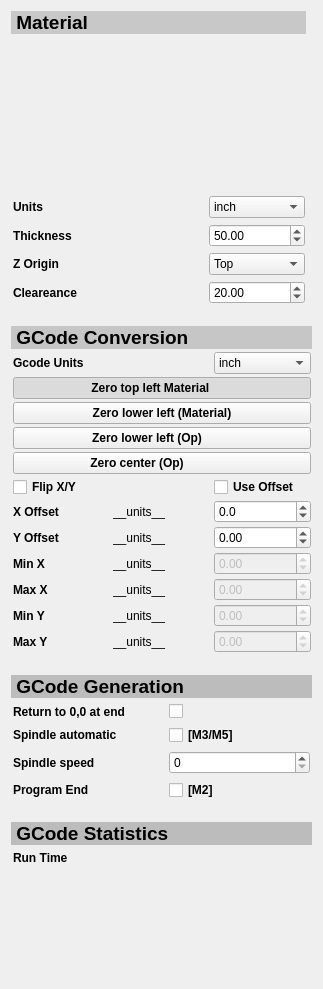
      <widget class="QWidget" name="scrollAreaWidgetContents_2">
       <property name="geometry">
        <rect>
         <x>0</x>
         <y>0</y>
         <width>323</width>
         <height>989</height>
        </rect>
       </property>
       <layout class="QVBoxLayout" name="verticalLayout_5" stretch="0,0,0,0,1">
        <property name="spacing">
         <number>22</number>
        </property>
        <item>
         <layout class="QVBoxLayout" name="verticalLayoutMaterial">
          <property name="spacing">
           <number>6</number>
          </property>
          <property name="rightMargin">
           <number>6</number>
          </property>
          <item>
           <widget class="QLabel" name="labelMaterial">
            <property name="font">
             <font>
              <pointsize>14</pointsize>
              <bold>true</bold>
             </font>
            </property>
            <property name="styleSheet">
             <string notr="true">background-color: rgb(200, 200, 200);</string>
            </property>
            <property name="text">
             <string> Material</string>
            </property>
           </widget>
          </item>
          <item>
           <layout class="QHBoxLayout" name="horizontalLayout_6">
            <item>
             <spacer name="horizontalSpacer_3">
              <property name="orientation">
               <enum>Qt::Orientation::Horizontal</enum>
              </property>
              <property name="sizeHint" stdset="0">
               <size>
                <width>40</width>
                <height>20</height>
               </size>
              </property>
             </spacer>
            </item>
            <item>
             <widget class="QWidget" name="widget_display_material" native="true">
              <property name="minimumSize">
               <size>
                <width>200</width>
                <height>150</height>
               </size>
              </property>
              <property name="maximumSize">
               <size>
                <width>200</width>
                <height>150</height>
               </size>
              </property>
             </widget>
            </item>
            <item>
             <spacer name="horizontalSpacer_4">
              <property name="orientation">
               <enum>Qt::Orientation::Horizontal</enum>
              </property>
              <property name="sizeHint" stdset="0">
               <size>
                <width>40</width>
                <height>20</height>
               </size>
              </property>
             </spacer>
            </item>
           </layout>
          </item>
          <item>
           <layout class="QGridLayout" name="gridLayout_2">
            <property name="sizeConstraint">
             <enum>QLayout::SizeConstraint::SetNoConstraint</enum>
            </property>
            <property name="leftMargin">
             <number>2</number>
            </property>
            <property name="rightMargin">
             <number>1</number>
            </property>
            <item row="0" column="0">
             <widget class="QLabel" name="label_Material_Units">
              <property name="font">
               <font>
                <bold>true</bold>
               </font>
              </property>
              <property name="text">
               <string>Units</string>
              </property>
             </widget>
            </item>
            <item row="0" column="1">
             <widget class="QComboBox" name="Material_Units">
              <item>
               <property name="text">
                <string>inch</string>
               </property>
              </item>
              <item>
               <property name="text">
                <string>mm</string>
               </property>
              </item>
             </widget>
            </item>
            <item row="1" column="0">
             <widget class="QLabel" name="label_Material_Thickness">
              <property name="font">
               <font>
                <bold>true</bold>
               </font>
              </property>
              <property name="text">
               <string>Thickness</string>
              </property>
             </widget>
            </item>
            <item row="1" column="1">
             <widget class="QDoubleSpinBox" name="Material_Thickness">
              <property name="sizePolicy">
               <sizepolicy hsizetype="Preferred" vsizetype="Fixed">
                <horstretch>1</horstretch>
                <verstretch>0</verstretch>
               </sizepolicy>
              </property>
              <property name="maximum">
               <double>100.000000000000000</double>
              </property>
              <property name="value">
               <double>50.000000000000000</double>
              </property>
             </widget>
            </item>
            <item row="2" column="0">
             <widget class="QLabel" name="label_Material_ZOrigin">
              <property name="font">
               <font>
                <bold>true</bold>
               </font>
              </property>
              <property name="text">
               <string>Z Origin</string>
              </property>
             </widget>
            </item>
            <item row="2" column="1">
             <widget class="QComboBox" name="Material_ZOrigin">
              <property name="frame">
               <bool>true</bool>
              </property>
              <item>
               <property name="text">
                <string>Top</string>
               </property>
              </item>
              <item>
               <property name="text">
                <string>Bottom</string>
               </property>
              </item>
             </widget>
            </item>
            <item row="3" column="0">
             <widget class="QLabel" name="label_Material_Clearance">
              <property name="minimumSize">
               <size>
                <width>190</width>
                <height>0</height>
               </size>
              </property>
              <property name="font">
               <font>
                <bold>true</bold>
               </font>
              </property>
              <property name="text">
               <string>Cleareance    </string>
              </property>
              <property name="alignment">
               <set>Qt::AlignmentFlag::AlignLeading|Qt::AlignmentFlag::AlignLeft|Qt::AlignmentFlag::AlignVCenter</set>
              </property>
             </widget>
            </item>
            <item row="3" column="1">
             <widget class="QDoubleSpinBox" name="Material_Clearance">
              <property name="maximum">
               <double>100.000000000000000</double>
              </property>
              <property name="value">
               <double>20.000000000000000</double>
              </property>
             </widget>
            </item>
           </layout>
          </item>
         </layout>
        </item>
        <item>
         <layout class="QVBoxLayout" name="verticalLayoutGCodeConversion" stretch="0,0">
          <property name="spacing">
           <number>3</number>
          </property>
          <item>
           <widget class="QLabel" name="label_GCcodeConversion">
            <property name="font">
             <font>
              <pointsize>14</pointsize>
              <bold>true</bold>
             </font>
            </property>
            <property name="styleSheet">
             <string notr="true">background-color: rgb(198, 198, 198);</string>
            </property>
            <property name="text">
             <string> GCode Conversion</string>
            </property>
           </widget>
          </item>
          <item>
           <layout class="QGridLayout" name="gridLayout_GCodeConversion">
            <property name="leftMargin">
             <number>2</number>
            </property>
            <property name="rightMargin">
             <number>1</number>
            </property>
            <item row="7" column="1">
             <widget class="QLabel" name="label_GCodeConversion_YOffset_UnitsDescr">
              <property name="text">
               <string>__units__</string>
              </property>
             </widget>
            </item>
            <item row="7" column="0">
             <widget class="QLabel" name="label_GCodeConversion_YOffset">
              <property name="font">
               <font>
                <bold>true</bold>
               </font>
              </property>
              <property name="text">
               <string>Y Offset</string>
              </property>
             </widget>
            </item>
            <item row="10" column="2">
             <widget class="QDoubleSpinBox" name="GCodeConversion_MinY">
              <property name="enabled">
               <bool>false</bool>
              </property>
              <property name="minimum">
               <double>-1000.000000000000000</double>
              </property>
              <property name="maximum">
               <double>1000.000000000000000</double>
              </property>
             </widget>
            </item>
            <item row="0" column="0">
             <widget class="QLabel" name="label_GCodeConversion_GCodeUnits">
              <property name="font">
               <font>
                <bold>true</bold>
               </font>
              </property>
              <property name="text">
               <string>Gcode Units</string>
              </property>
             </widget>
            </item>
            <item row="9" column="2">
             <widget class="QDoubleSpinBox" name="GCodeConversion_MaxX">
              <property name="enabled">
               <bool>false</bool>
              </property>
              <property name="minimum">
               <double>-1000.000000000000000</double>
              </property>
              <property name="maximum">
               <double>1000.000000000000000</double>
              </property>
             </widget>
            </item>
            <item row="11" column="0">
             <widget class="QLabel" name="label_GCodeConversion_MaxY">
              <property name="font">
               <font>
                <bold>true</bold>
               </font>
              </property>
              <property name="text">
               <string>Max Y</string>
              </property>
             </widget>
            </item>
            <item row="8" column="1">
             <widget class="QLabel" name="label_GCodeConversion_MinX_UnitsDescr">
              <property name="text">
               <string>__units__</string>
              </property>
             </widget>
            </item>
            <item row="5" column="0" colspan="2">
             <widget class="QCheckBox" name="GCodeConversion_FlipXY">
              <property name="enabled">
               <bool>true</bool>
              </property>
              <property name="font">
               <font>
                <bold>true</bold>
                <kerning>false</kerning>
               </font>
              </property>
              <property name="text">
               <string>Flip X/Y</string>
              </property>
             </widget>
            </item>
            <item row="8" column="2">
             <widget class="QDoubleSpinBox" name="GCodeConversion_MinX">
              <property name="enabled">
               <bool>false</bool>
              </property>
              <property name="minimum">
               <double>-1000.000000000000000</double>
              </property>
              <property name="maximum">
               <double>1000.000000000000000</double>
              </property>
             </widget>
            </item>
            <item row="11" column="2">
             <widget class="QDoubleSpinBox" name="GCodeConversion_MaxY">
              <property name="enabled">
               <bool>false</bool>
              </property>
              <property name="minimum">
               <double>-1000.000000000000000</double>
              </property>
              <property name="maximum">
               <double>1000.000000000000000</double>
              </property>
              <property name="value">
               <double>0.000000000000000</double>
              </property>
             </widget>
            </item>
            <item row="8" column="0">
             <widget class="QLabel" name="label_GCodeConversion_MinX">
              <property name="font">
               <font>
                <bold>true</bold>
               </font>
              </property>
              <property name="text">
               <string>Min X</string>
              </property>
             </widget>
            </item>
            <item row="9" column="0">
             <widget class="QLabel" name="label_GCodeConversion_MaxX">
              <property name="font">
               <font>
                <bold>true</bold>
               </font>
              </property>
              <property name="text">
               <string>Max X</string>
              </property>
             </widget>
            </item>
            <item row="6" column="1">
             <widget class="QLabel" name="label_GCodeConversion_XOffset_UnitsDescr">
              <property name="text">
               <string>__units__</string>
              </property>
             </widget>
            </item>
            <item row="11" column="1">
             <widget class="QLabel" name="label_GCodeConversion_MaxY_UnitsDescr">
              <property name="text">
               <string>__units__</string>
              </property>
             </widget>
            </item>
            <item row="9" column="1">
             <widget class="QLabel" name="label_GCodeConversion_MaxX_UnitsDescr">
              <property name="text">
               <string>__units__</string>
              </property>
             </widget>
            </item>
            <item row="7" column="2">
             <widget class="QDoubleSpinBox" name="GCodeConversion_YOffset">
              <property name="keyboardTracking">
               <bool>false</bool>
              </property>
              <property name="minimum">
               <double>-200.000000000000000</double>
              </property>
              <property name="maximum">
               <double>200.000000000000000</double>
              </property>
             </widget>
            </item>
            <item row="10" column="1">
             <widget class="QLabel" name="label_GCodeConversion_MinY_UnitsDescr">
              <property name="text">
               <string>__units__</string>
              </property>
             </widget>
            </item>
            <item row="6" column="2">
             <widget class="QDoubleSpinBox" name="GCodeConversion_XOffset">
              <property name="keyboardTracking">
               <bool>false</bool>
              </property>
              <property name="decimals">
               <number>1</number>
              </property>
              <property name="minimum">
               <double>-200.000000000000000</double>
              </property>
              <property name="maximum">
               <double>200.000000000000000</double>
              </property>
             </widget>
            </item>
            <item row="10" column="0">
             <widget class="QLabel" name="label_GCodeConversion_MinY">
              <property name="font">
               <font>
                <bold>true</bold>
               </font>
              </property>
              <property name="text">
               <string>Min Y</string>
              </property>
             </widget>
            </item>
            <item row="6" column="0">
             <widget class="QLabel" name="label_GCodeConversion_XOffset">
              <property name="font">
               <font>
                <bold>true</bold>
               </font>
              </property>
              <property name="text">
               <string>X Offset</string>
              </property>
             </widget>
            </item>
            <item row="1" column="0" colspan="3">
             <widget class="QPushButton" name="GCodeConversion_ZeroTopLeftOfMaterial">
              <property name="font">
               <font>
                <bold>true</bold>
               </font>
              </property>
              <property name="text">
               <string>Zero top left Material       </string>
              </property>
              <property name="icon">
               <iconset theme=":/images/tango/22x22/actions/view-refresh.png"/>
              </property>
              <property name="checkable">
               <bool>true</bool>
              </property>
              <property name="checked">
               <bool>true</bool>
              </property>
              <attribute name="buttonGroup">
               <string notr="true">buttonGroup_GCodeConversion</string>
              </attribute>
             </widget>
            </item>
            <item row="2" column="0" colspan="3">
             <widget class="QPushButton" name="GCodeConversion_ZeroLowerLeftOfMaterial">
              <property name="font">
               <font>
                <bold>true</bold>
               </font>
              </property>
              <property name="text">
               <string>Zero lower left (Material)</string>
              </property>
              <property name="icon">
               <iconset theme=":/images/tango/22x22/actions/view-refresh.png"/>
              </property>
              <property name="checkable">
               <bool>true</bool>
              </property>
              <attribute name="buttonGroup">
               <string notr="true">buttonGroup_GCodeConversion</string>
              </attribute>
             </widget>
            </item>
            <item row="3" column="0" colspan="3">
             <widget class="QPushButton" name="GCodeConversion_ZeroLowerLeftOfOp">
              <property name="font">
               <font>
                <bold>true</bold>
               </font>
              </property>
              <property name="text">
               <string>Zero lower left (Op)         </string>
              </property>
              <property name="icon">
               <iconset theme=":/images/tango/22x22/actions/view-refresh.png"/>
              </property>
              <property name="checkable">
               <bool>true</bool>
              </property>
              <attribute name="buttonGroup">
               <string notr="true">buttonGroup_GCodeConversion</string>
              </attribute>
             </widget>
            </item>
            <item row="4" column="0" colspan="3">
             <widget class="QPushButton" name="GCodeConversion_ZeroCenterOfOp">
              <property name="font">
               <font>
                <bold>true</bold>
               </font>
              </property>
              <property name="text">
               <string>Zero center (Op)               </string>
              </property>
              <property name="icon">
               <iconset theme=":/images/tango/22x22/actions/view-refresh.png"/>
              </property>
              <property name="checkable">
               <bool>true</bool>
              </property>
              <attribute name="buttonGroup">
               <string notr="true">buttonGroup_GCodeConversion</string>
              </attribute>
             </widget>
            </item>
            <item row="5" column="2">
             <widget class="QCheckBox" name="GCodeConversion_UseOffset">
              <property name="font">
               <font>
                <bold>true</bold>
               </font>
              </property>
              <property name="text">
               <string>Use Offset</string>
              </property>
             </widget>
            </item>
            <item row="0" column="2">
             <widget class="QComboBox" name="GCodeConversion_Units">
              <item>
               <property name="text">
                <string>inch</string>
               </property>
              </item>
              <item>
               <property name="text">
                <string>mm</string>
               </property>
              </item>
             </widget>
            </item>
           </layout>
          </item>
         </layout>
        </item>
        <item>
         <layout class="QVBoxLayout" name="verticalLayoutGCodeGeneration">
          <property name="spacing">
           <number>6</number>
          </property>
          <item>
           <widget class="QLabel" name="labelGCodeGeneration">
            <property name="font">
             <font>
              <pointsize>14</pointsize>
              <bold>true</bold>
             </font>
            </property>
            <property name="styleSheet">
             <string notr="true">background-color: rgb(188, 188, 188);</string>
            </property>
            <property name="text">
             <string> GCode Generation</string>
            </property>
           </widget>
          </item>
          <item>
           <layout class="QFormLayout" name="formLayout_GCodeGeneration">
            <property name="labelAlignment">
             <set>Qt::AlignmentFlag::AlignLeading|Qt::AlignmentFlag::AlignLeft|Qt::AlignmentFlag::AlignVCenter</set>
            </property>
            <property name="formAlignment">
             <set>Qt::AlignmentFlag::AlignLeading|Qt::AlignmentFlag::AlignLeft|Qt::AlignmentFlag::AlignVCenter</set>
            </property>
            <property name="leftMargin">
             <number>2</number>
            </property>
            <property name="rightMargin">
             <number>2</number>
            </property>
            <item row="0" column="0">
             <widget class="QLabel" name="label_GCodeGeneration_ReturnToZeroAtEnd">
              <property name="minimumSize">
               <size>
                <width>150</width>
                <height>0</height>
               </size>
              </property>
              <property name="font">
               <font>
                <bold>true</bold>
               </font>
              </property>
              <property name="text">
               <string>Return to 0,0 at end</string>
              </property>
              <property name="alignment">
               <set>Qt::AlignmentFlag::AlignLeading|Qt::AlignmentFlag::AlignLeft|Qt::AlignmentFlag::AlignVCenter</set>
              </property>
             </widget>
            </item>
            <item row="0" column="1">
             <widget class="QCheckBox" name="GCodeGeneration_ReturnToZeroAtEnd">
              <property name="text">
               <string/>
              </property>
             </widget>
            </item>
            <item row="1" column="0">
             <widget class="QLabel" name="label_GCodeGeneration_SpindleControl">
              <property name="font">
               <font>
                <bold>true</bold>
               </font>
              </property>
              <property name="text">
               <string>Spindle automatic</string>
              </property>
             </widget>
            </item>
            <item row="1" column="1">
             <widget class="QCheckBox" name="GCodeGeneration_SpindleControl">
              <property name="font">
               <font>
                <bold>true</bold>
               </font>
              </property>
              <property name="text">
               <string>[M3/M5]</string>
              </property>
             </widget>
            </item>
            <item row="2" column="0">
             <widget class="QLabel" name="label_GCodeGeneration_SpindleSpeed">
              <property name="font">
               <font>
                <bold>true</bold>
               </font>
              </property>
              <property name="text">
               <string>Spindle speed</string>
              </property>
             </widget>
            </item>
            <item row="2" column="1">
             <widget class="QSpinBox" name="GCodeGeneration_SpindleSpeed">
              <property name="maximum">
               <number>25000</number>
              </property>
              <property name="singleStep">
               <number>50</number>
              </property>
             </widget>
            </item>
            <item row="3" column="0">
             <widget class="QLabel" name="label_GCodeGeneration_ProgramEnd">
              <property name="font">
               <font>
                <bold>true</bold>
               </font>
              </property>
              <property name="text">
               <string>Program End</string>
              </property>
             </widget>
            </item>
            <item row="3" column="1">
             <widget class="QCheckBox" name="GCodeGeneration_ProgramEnd">
              <property name="font">
               <font>
                <bold>true</bold>
               </font>
              </property>
              <property name="text">
               <string>[M2]</string>
              </property>
             </widget>
            </item>
           </layout>
          </item>
         </layout>
        </item>
        <item>
         <layout class="QVBoxLayout" name="verticalLayoutGCodeStatistics">
          <property name="spacing">
           <number>6</number>
          </property>
          <item>
           <widget class="QLabel" name="labelGCodeStatistics">
            <property name="font">
             <font>
              <pointsize>14</pointsize>
              <bold>true</bold>
             </font>
            </property>
            <property name="styleSheet">
             <string notr="true">background-color: rgb(188, 188, 188);</string>
            </property>
            <property name="text">
             <string> GCode Statistics</string>
            </property>
           </widget>
          </item>
          <item>
           <layout class="QFormLayout" name="formLayout_GCodeStatistics">
            <property name="labelAlignment">
             <set>Qt::AlignmentFlag::AlignLeading|Qt::AlignmentFlag::AlignLeft|Qt::AlignmentFlag::AlignVCenter</set>
            </property>
            <property name="formAlignment">
             <set>Qt::AlignmentFlag::AlignLeading|Qt::AlignmentFlag::AlignLeft|Qt::AlignmentFlag::AlignVCenter</set>
            </property>
            <property name="leftMargin">
             <number>2</number>
            </property>
            <property name="rightMargin">
             <number>1</number>
            </property>
            <item row="0" column="0">
             <widget class="QLabel" name="label_GCodeStatistics_RunTime">
              <property name="minimumSize">
               <size>
                <width>150</width>
                <height>0</height>
               </size>
              </property>
              <property name="font">
               <font>
                <bold>true</bold>
               </font>
              </property>
              <property name="text">
               <string>Run Time</string>
              </property>
              <property name="alignment">
               <set>Qt::AlignmentFlag::AlignLeading|Qt::AlignmentFlag::AlignLeft|Qt::AlignmentFlag::AlignVCenter</set>
              </property>
             </widget>
            </item>
            <item row="0" column="1">
             <widget class="QLabel" name="GCodeStatistics_RunTime">
              <property name="text">
               <string/>
              </property>
             </widget>
            </item>
           </layout>
          </item>
         </layout>
        </item>
        <item>
         <spacer name="verticalSpacer_2">
          <property name="orientation">
           <enum>Qt::Orientation::Vertical</enum>
          </property>
          <property name="sizeHint" stdset="0">
           <size>
            <width>20</width>
            <height>40</height>
           </size>
          </property>
         </spacer>
        </item>
       </layout>
      </widget>
